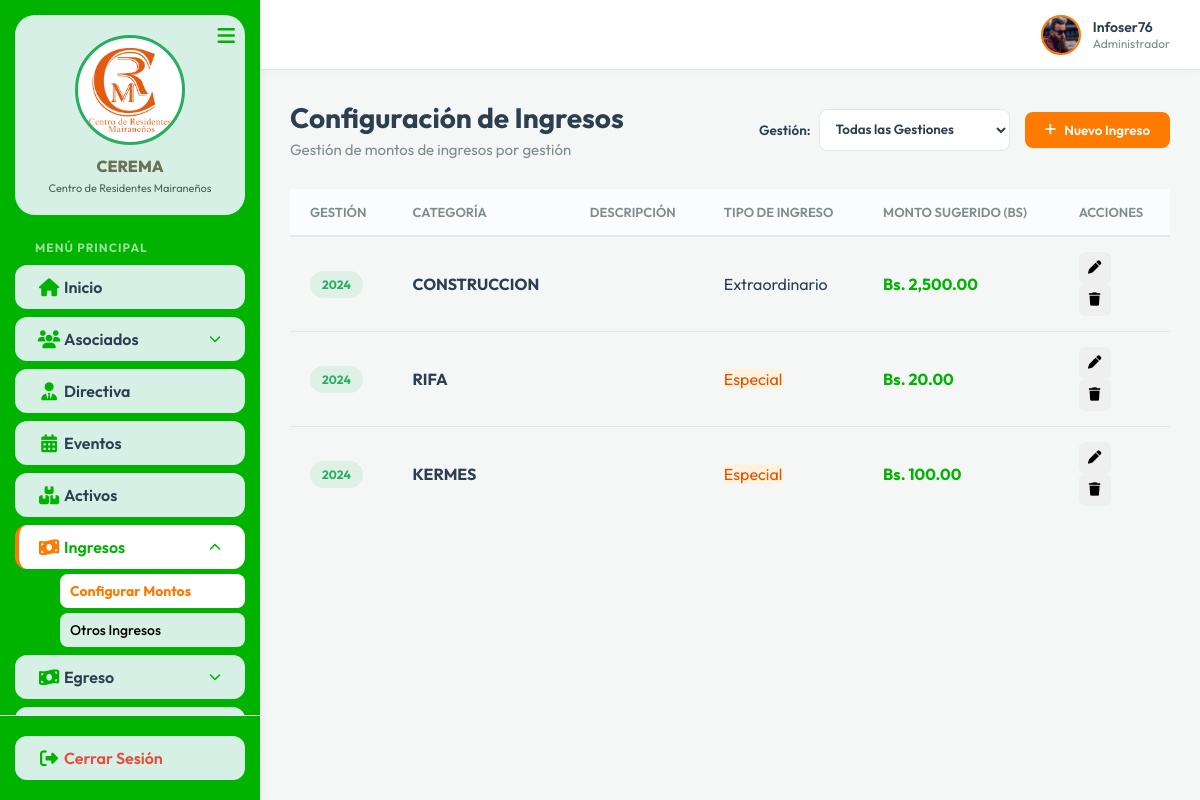
Before: /Controller/categorias_ingreso.controller.php (signed in) with the older database file.
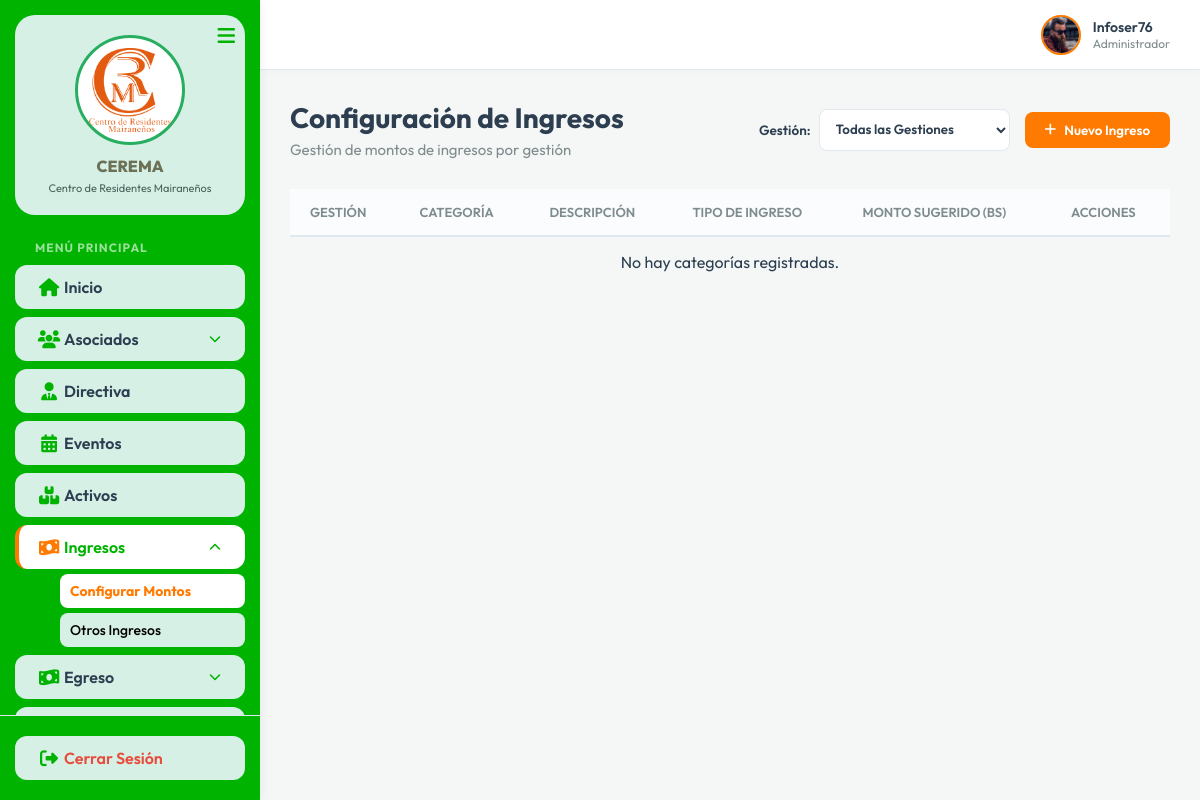
After: the same page with the newer database file.
### tables this page shows
CREATE TABLE `categorias_ingreso` (
  `id_cat_ingreso` int(11) NOT NULL AUTO_INCREMENT,
  `id_gestion` int(11) DEFAULT NULL,
  `nombre` varchar(100) NOT NULL,
  `requiere_socio` tinyint(1) NOT NULL DEFAULT 1,
  `monto_sugerido` decimal(10,2) DEFAULT 0.00,
  `descripcion` varchar(255) DEFAULT NULL,
  PRIMARY KEY (`id_cat_ingreso`)
);

CREATE TABLE `gestiones` (
  `id_gestion` int(11) NOT NULL AUTO_INCREMENT,
  `gestion` int(11) NOT NULL,
  `fecha_inicio` date NOT NULL,
  `fecha_fin` date NOT NULL,
  `estado` enum('Planificada','En Curso','Cerrada') NOT NULL DEFAULT 'Planificada',
  `created_at` timestamp NOT NULL DEFAULT current_timestamp(),
  PRIMARY KEY (`id_gestion`),
  UNIQUE KEY `gestion` (`gestion`)
);

### Controller/categorias_ingreso.controller.php (called while the page is built, shortened)
<?php
require_once __DIR__ . '/../Model/mcategorias_ingreso.php';
$database = new Database();
$db = $database->getConnection();
$categoriasModel = new CategoriasIngresoModel($db);
$queryGestiones = "SELECT * FROM gestiones ORDER BY gestion DESC";
$stmtGestiones = $db->prepare($queryGestiones);
$stmtGestiones->execute();
$gestiones_list = $stmtGestiones->fetchAll(PDO::FETCH_ASSOC);
$id_gestion_selected = isset($_GET['id_gestion']) ? $_GET['id_gestion'] : null;
if (!$id_gestion_selected) {
    foreach ($gestiones_list as $g) {
        if ($g['estado'] == 'En Curso') {
            $id_gestion_selected = $g['id_gestion'];
            break;
        }
    }
}
$stmt = $categoriasModel->getAll($id_gestion_selected);
$categorias = $stmt->fetchAll(PDO::FETCH_ASSOC);
if (empty($categorias) && !isset($_GET['id_gestion'])) {
    $id_gestion_selected = 'all';
    $stmt = $categoriasModel->getAll('all');
    $categorias = $stmt->fetchAll(PDO::FETCH_ASSOC);
}
require_once __DIR__ . '/../View/vcategorias_ingreso.php';
?>

### Model/mcategorias_ingreso.php (called while the page is built, shortened)
<?php
class CategoriasIngresoModel {
    private $conn;
    private $table_name = "categorias_ingreso";
    public function __construct($db) {
        $this->conn = $db;
    }
    public function getAll($id_gestion = null) {
        if ($id_gestion && $id_gestion !== 'all') {
            $query = "SELECT c.*, g.gestion
                      FROM " . $this->table_name . " c
                      LEFT JOIN gestiones g ON c.id_gestion = g.id_gestion
                      WHERE c.id_gestion = ? OR c.id_gestion IS NULL
                      ORDER BY c.id_cat_ingreso ASC";
            $stmt = $this->conn->prepare($query);
            $stmt->bindParam(1, $id_gestion);
        } else {
            $query = "SELECT c.*, g.gestion
                      FROM " . $this->table_name . " c
                      LEFT JOIN gestiones g ON c.id_gestion = g.id_gestion
                      ORDER BY c.id_cat_ingreso ASC";
            $stmt = $this->conn->prepare($query);
        }
        $stmt->execute();
        return $stmt;
    }
}
?>

### View/vcategorias_ingreso.php (the view, shortened to what this page needs)
<?php include 'header.php'; ?>
<div class="dashboard-header">
    <div class="header-actions" style="display: flex; justify-content: space-between; align-items: center; flex-wrap: wrap; gap: 15px;">
        <div>
            <h1 class="page-title">Configuración de Ingresos</h1>
            <p class="page-subtitle">Gestión de montos de ingresos por gestión</p>
        </div>
        <div style="display: flex; align-items: center; gap: 15px;">
            <div style="display: flex; align-items: center; gap: 8px;">
                <label for="selectGestionFilter" style="font-weight: 600; color: var(--text-main); font-size: 13.5px;">Gestión:</label>
                <select id="selectGestionFilter" onchange="window.location.href='categorias_ingreso.controller.php?id_gestion='+this.value" style="padding: 8px 12px; border: 1.5px solid var(--border-color); border-radius: var(--radius-sm); outline: none; font-family: inherit; font-weight: 600; background-color: white; color: var(--text-main); height: 42px;">
                    <option value="all" <?php echo ($id_gestion_selected === 'all') ? 'selected' : ''; ?>>Todas las Gestiones</option>
                </select>
            </div>
            <button class="btn-primary" onclick="openCreateModal()">
                <i class="fa-solid fa-plus"></i> Nuevo Ingreso
            </button>
        </div>
    </div>
</div>
<div class="card">
    <div class="table-responsive">
        <table class="data-table" style="width: 100%; border-collapse: collapse;">
            <thead>
                <tr>
                    <th>Gestión</th>
                    <th>Categoría</th>
                    <th>Descripción</th>
                    <th>Tipo de Ingreso</th>
                    <th>Monto Sugerido (Bs)</th>
                    <th>Acciones</th>
                </tr>
            </thead>
            <tbody>
                <?php foreach ($categorias as $cat): ?>
                <tr>
                    <td>
                        <span class="badge-status activo" style="font-weight: 700;">
                            <?php echo !empty($cat['gestion']) ? htmlspecialchars($cat['gestion']) : 'Todas'; ?>
                        </span>
                    </td>
                    <td><strong><?php echo htmlspecialchars($cat['nombre']); ?></strong></td>
                    <td><?php echo htmlspecialchars($cat['descripcion']); ?></td>
                    <td>
                        <?php if ($cat['requiere_socio'] == 1): ?>
                            <span class="status-badge status-pagado">Extraordinario</span>
                        <?php elseif ($cat['requiere_socio'] == 2): ?>
                            <span class="status-badge" style="background: #fff3e0; color: #e65100;">Especial</span>
                        <?php else: ?>
                            <span class="status-badge status-pendiente">Genérico</span>
                        <?php endif; ?>
                    </td>
                    <td style="font-weight: bold; color: #00B300;">Bs. <?php echo number_format($cat['monto_sugerido'], 2); ?></td>
                    <td>
                        <div class="action-buttons">
                            <button class="btn-icon btn-edit" onclick="editCategoria(<?php echo $cat['id_cat_ingreso']; ?>)" title="Configurar Monto">
                                <i class="fa-solid fa-pen"></i>
                            </button>
                            <button class="btn-icon btn-delete" onclick="deleteCategoria(<?php echo $cat['id_cat_ingreso']; ?>, '<?php echo htmlspecialchars(addslashes($cat['nombre'])); ?>')" title="Eliminar Ingreso">
                                <i class="fa-solid fa-trash"></i>
                            </button>
                        </div>
                    </td>
                </tr>
                <?php endforeach; ?>
                <?php if(empty($categorias)): ?>
                <tr>
                    <td colspan="6" style="text-align: center;">No hay categorías registradas.</td>
                </tr>
                <?php endif; ?>
            </tbody>
        </table>
    </div>
</div>
<link rel="stylesheet" href="../css/mensualidad.css">
<?php include 'footer.php'; ?>

### View/header.php (shortened to what this page needs)
<!DOCTYPE html>
<html lang="es">
<head>
    <link rel="stylesheet" href="../css/outfit.css">
    <link rel="stylesheet" href="../css/font-awesome/css/all.min.css">
    <link rel="stylesheet" href="../css/style.css">
</head>
<body>
    <div class="app-container">
        <aside class="sidebar" id="sidebar">
            <div class="sidebar-header-card">
                <div class="logo-box">
                    <img src="../imagenes/institucinal/logo.png" alt="CEREMA Logo" class="sidebar-logo-img">
                </div>
                <h3 class="sidebar-title">CEREMA</h3>
                <p class="sidebar-subtitle">Centro de Residentes Mairaneños</p>
                <button class="toggle-btn" id="toggle-btn">
                    <i class="fa-solid fa-bars"></i>
                </button>
            </div>
            <nav class="sidebar-nav">
                <div class="nav-heading">MENÚ PRINCIPAL</div>
                <?php
                $current_page = basename($_SERVER['PHP_SELF']);
                $is_socios = ($current_page == 'socio.controller.php');
                $is_mensualidad = ($current_page == 'mensualidad.controller.php');
                $is_aporte = ($current_page == 'aporte.controller.php');
                $is_aporte_especial = ($current_page == 'aporte_especial.controller.php');
                $is_cuota_inicial = ($current_page == 'cuota_inicial.controller.php');
                $is_evento = ($current_page == 'evento.controller.php');
                $is_categorias_ingreso = ($current_page == 'categorias_ingreso.controller.php');
                $is_otro_ingreso = ($current_page == 'otro_ingreso.controller.php');
                $is_sueldo = ($current_page == 'sueldo.controller.php');
                $is_servicio = ($current_page == 'servicio.controller.php');
                $is_otro_gasto = ($current_page == 'otro_gasto.controller.php');
                $is_egreso_ext = ($current_page == 'egreso_extraordinario.controller.php');
                $is_egreso_esp = ($current_page == 'egreso_especial.controller.php');
                $is_activo = ($current_page == 'activo.controller.php');
                $is_reporte = ($current_page == 'reporte.controller.php');
                ?>
                <ul class="nav-list">
                    <li class="nav-item <?php echo ($current_page == 'dashboard.php') ? 'active' : ''; ?>">
                        <a href="../View/dashboard.php" class="nav-link">
                            <i class="fa-solid fa-house"></i>
                            <span class="nav-text">Inicio</span>
                        </a>
                    </li>
                    <li class="nav-item has-submenu <?php echo ($is_socios || $is_mensualidad || $is_aporte || $is_aporte_especial || $is_cuota_inicial) ? 'active open' : ''; ?>">
                        <a href="#" class="nav-link">
                            <i class="fa-solid fa-users"></i>
                            <span class="nav-text">Asociados</span>
                            <i class="fa-solid fa-chevron-down submenu-icon" style="margin-left: auto; font-size: 12px; color: #00B300;"></i>
                        </a>
                    </li>
                    <li class="nav-item <?php echo ($current_page == 'directiva.controller.php') ? 'active' : ''; ?>">
                        <a href="../Controller/directiva.controller.php" class="nav-link">
                            <i class="fa-solid fa-user-tie"></i>
                            <span class="nav-text">Directiva</span>
                        </a>
                    </li>
                    <li class="nav-item <?php echo ($is_evento) ? 'active' : ''; ?>">
                        <a href="../Controller/evento.controller.php" class="nav-link">
                            <i class="fa-solid fa-calendar-days"></i>
                            <span class="nav-text">Eventos</span>
                        </a>
                    </li>
                    <li class="nav-item <?php echo ($is_activo) ? 'active' : ''; ?>">
                        <a href="../Controller/activo.controller.php" class="nav-link">
                            <i class="fa-solid fa-boxes-stacked"></i>
                            <span class="nav-text">Activos</span>
                        </a>
                    </li>
                    <li class="nav-item has-submenu <?php echo ($is_categorias_ingreso || $is_otro_ingreso) ? 'active open' : ''; ?>">
                        <a href="#" class="nav-link">
                            <i class="fa-solid fa-money-bill-wave"></i>
                            <span class="nav-text">Ingresos</span>
                            <i class="fa-solid fa-chevron-down submenu-icon" style="margin-left: auto; font-size: 12px; color: #00B300;"></i>
                        </a>
                        <ul class="nav-submenu">
                            <li><a href="../Controller/categorias_ingreso.controller.php" class="submenu-link <?php echo $is_categorias_ingreso ? 'active' : ''; ?>">Configurar Montos</a></li>
                            <li><a href="../Controller/otro_ingreso.controller.php" class="submenu-link <?php echo $is_otro_ingreso ? 'active' : ''; ?>">Otros Ingresos</a></li>
                        </ul>
                    </li>
                    <li class="nav-item has-submenu <?php echo ($is_servicio || $is_sueldo || $is_otro_gasto || $is_egreso_ext || $is_egreso_esp) ? 'active open' : ''; ?>">
                        <a href="#" class="nav-link">
                            <i class="fa-solid fa-money-bill-wave"></i>
                            <span class="nav-text">Egreso</span>
                            <i class="fa-solid fa-chevron-down submenu-icon" style="margin-left: auto; font-size: 12px; color: #00B300;"></i>
                        </a>
                    </li>
                    <li class="nav-item has-submenu <?php echo ($is_reporte) ? 'active open' : ''; ?>">
                        <a href="#" class="nav-link">
                        </a>
                    </li>
                </ul>
            </nav>
            <div class="sidebar-footer">
                <a href="../Controller/login.controller.php?action=logout" class="nav-link logout">
                    <i class="fa-solid fa-right-from-bracket"></i>
                    <span class="nav-text">Cerrar Sesión</span>
                </a>
            </div>
        </aside>
        <main class="main-content">
            <header class="topbar">
                <div class="topbar-actions">
                    <div class="user-profile">
                        <img src="../img/avatar.png" alt="Perfil">
                        <div class="user-info">
                            <span class="user-name"><?php echo isset($_SESSION['nombre_usuario']) ? htmlspecialchars($_SESSION['nombre_usuario']) : 'Admin (Desarrollo)'; ?></span>
                            <span class="user-role"><?php echo isset($_SESSION['rol']) ? htmlspecialchars($_SESSION['rol']) : 'Presidente'; ?></span>
                        </div>
                    </div>
                </div>
            </header>
            <div class="content-wrapper">

### View/footer.php (shortened to what this page needs)
            </div>
        </main>
    </div>
</body>
</html>

### View/vcategorias_ingreso.php (style rules this page uses)
.data-table th { padding: 15px 20px; text-align: left; }
.data-table td { padding: 15px 20px; vertical-align: middle; }

Changed rows visible on the page:
removed categorias_ingreso: id_gestion.gestion "2024", nombre "CONSTRUCCION", requiere_socio "Extraordinario", monto_sugerido "2,500.00"
removed categorias_ingreso: id_gestion.gestion "2024", nombre "RIFA", requiere_socio "Especial", monto_sugerido "20.00"
removed categorias_ingreso: id_gestion.gestion "2024", nombre "KERMES", requiere_socio "Especial", monto_sugerido "100.00"
Other visible differences:
text now shown: "No hay categorías registradas."
